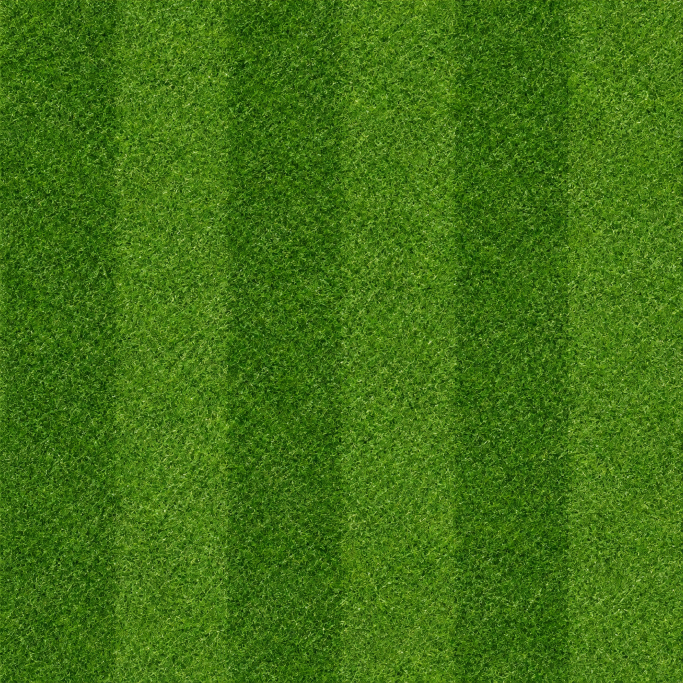
#> input picture assets/pitch/grass_seamless.jpg, 2048 x 2048 px, found by its file name (shown at 1/3 size); its folder holds 7 pictures in this run
$ python build_pitch_patterns.py
#> lines starting #> are read from the running program, lines starting #| are printed output that depends on the picture
from PIL import Image, ImageFilter
import numpy as np
import os

W, H = 2048, 2048
OUT_DIR = r"D:\antigravity_projects\soccer_pinball_3d\assets\pitch"

print("[1/5] Loading base textures...")
base_img = Image.open(os.path.join(OUT_DIR, "grass_seamless.jpg"))
#> base_img is the input picture: PIL image 2048x2048 RGB; mean R, G, B 66, 113.1, 21.2
base_arr = np.array(base_img, dtype=np.float32)

# Normalize column stripes from base_arr to get pure unstriped uniform turf
col_mean = base_arr.mean(axis=(0, 2), keepdims=True)
#> col_mean = 2048 values, max 80.96 at index 1785, min 54.04 at index 730, mean 66.77
global_mean = base_arr.mean()
#> global_mean = 66.77
pure_turf = base_arr * (global_mean / (col_mean + 1e-4))
pure_turf = np.clip(pure_turf, 0, 255)

# Tile micro turf 2x across X and 4x across Y for ultra-fine grass blades
tile_x = 2
tile_y = 4
sub_w = W // tile_x
sub_h = H // tile_y
sub_turf = np.array(Image.fromarray(pure_turf.astype(np.uint8)).resize((sub_w, sub_h), Image.Resampling.LANCZOS), dtype=np.float32)
micro_turf = np.tile(sub_turf, (tile_y, tile_x, 1))

# Base normal map
base_norm = np.array(Image.open(os.path.join(OUT_DIR, "grass_normal.jpg")).resize((sub_w, sub_h)), dtype=np.float32)
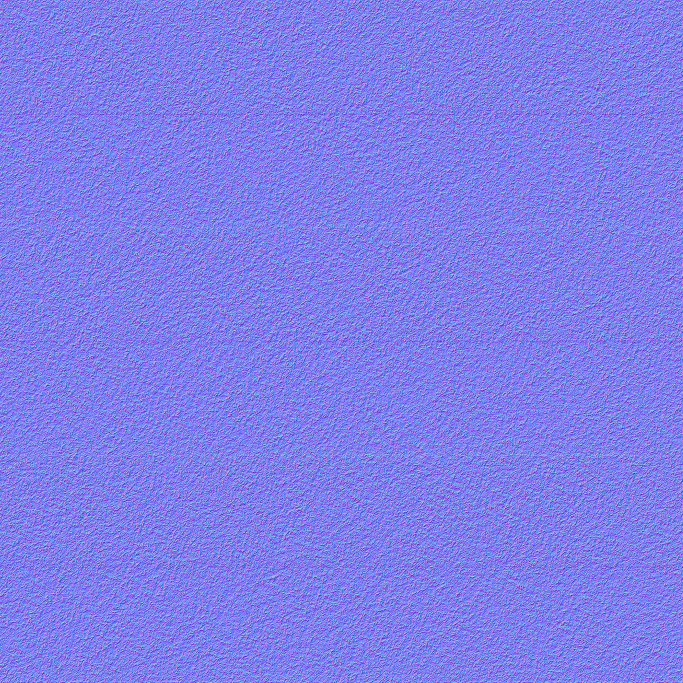
#> input picture assets/pitch/grass_normal.jpg, 2048 x 2048 px, found by its file name (shown at 1/3 size)
micro_norm = np.tile(base_norm, (tile_y, tile_x, 1))
norm_x = (micro_norm[:, :, 0] / 127.5) - 1.0
norm_y = (micro_norm[:, :, 1] / 127.5) - 1.0
norm_z = micro_norm[:, :, 2] / 255.0

# Base roughness
base_rough = np.array(Image.open(os.path.join(OUT_DIR, "grass_roughness.jpg")).resize((sub_w, sub_h)), dtype=np.float32)
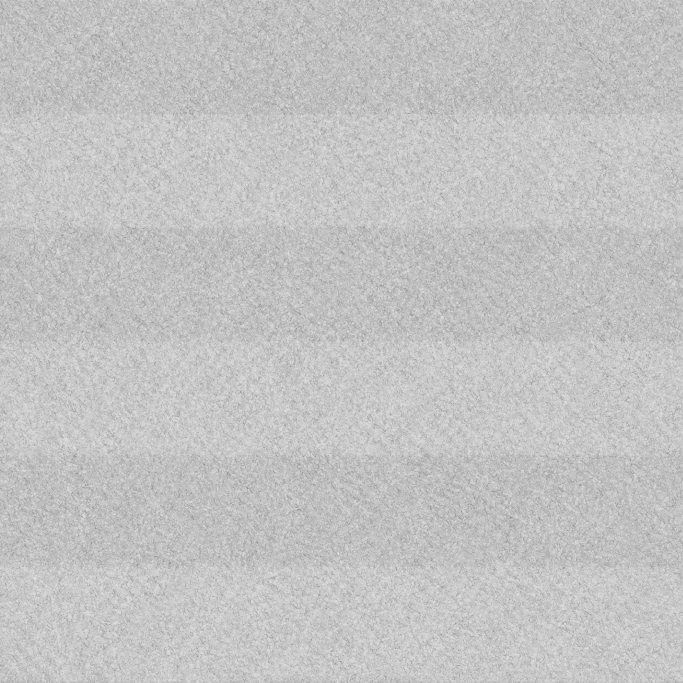
#> input picture assets/pitch/grass_roughness.jpg, 2048 x 2048 px, found by its file name (shown at 1/3 size)
micro_rough = np.tile(base_rough, (tile_y, tile_x))

def build_pbr_set(name, mask, m_x, m_y, r_delta):
#> called with name = 'zebra', mask = array of shape (2048, 1), m_x = array of shape (2048, 1), m_y = array of shape (2048, 1), r_delta = array of shape (2048, 1)
    print(f"Generating {name} PBR textures...")
    # 1. Diffuse (shading modulation: light bands ~1.12, dark bands ~0.88)
    # Mask is [0, 1]
    mod = 0.88 + 0.24 * mask
    diff = np.clip(micro_turf * mod[:, :, None], 0, 255).astype(np.uint8)
    diff_path = os.path.join(OUT_DIR, f"pitch_{name}_diffuse.jpg")
    Image.fromarray(diff).save(diff_path, quality=90)

    # 2. Normal map (blend micro grass bumps with macro mowing slope)
    nx = norm_x + m_x
    ny = norm_y + m_y
    nz = norm_z
    len_inv = 1.0 / np.maximum(1e-4, np.sqrt(nx * nx + ny * ny + nz * nz))
    nx *= len_inv
    ny *= len_inv
    nz *= len_inv

    r_ch = np.clip((nx * 0.5 + 0.5) * 255, 0, 255).astype(np.uint8)
    g_ch = np.clip((ny * 0.5 + 0.5) * 255, 0, 255).astype(np.uint8)
    b_ch = np.clip(nz * 255, 0, 255).astype(np.uint8)
    norm_img = Image.fromarray(np.stack([r_ch, g_ch, b_ch], axis=-1))
    norm_path = os.path.join(OUT_DIR, f"pitch_{name}_normal.jpg")
    norm_img.save(norm_path, quality=90)

    # 3. Roughness map (mown grass varies between 0.60 and 0.75)
    rough = np.clip(micro_rough * (1.0 + r_delta), 0, 255).astype(np.uint8)
    rough_path = os.path.join(OUT_DIR, f"pitch_{name}_roughness.jpg")
    Image.fromarray(rough).save(rough_path, quality=90)

    # 4. Thumbnail (256x256) for UI preview / verification
    thumb_path = os.path.join(OUT_DIR, f"pitch_{name}_thumb.jpg")
    Image.fromarray(diff).resize((256, 256)).save(thumb_path, quality=85)
    print(f"[OK] {name} textures saved successfully.")

# Coordinates in [0, 1]
x_coords = np.linspace(0, 1, W)[None, :]
y_coords = np.linspace(0, 1, H)[:, None]

# --- PATTERN 1: 经典斑马横条纹 (Zebra Stripes - 8 stripes) ---
zebra_wave = np.sin(y_coords * 8 * 2 * np.pi)
zebra_mask = np.tanh(zebra_wave * 4.0) * 0.5 + 0.5
# Directional macro slope: alternating vertical tilt
zebra_my = (zebra_mask - 0.5) * 0.35
zebra_mx = np.zeros_like(zebra_my)
zebra_r_delta = (zebra_mask - 0.5) * 0.18
build_pbr_set("zebra", zebra_mask, zebra_mx, zebra_my, zebra_r_delta)

# --- PATTERN 2: 英超棋盘方格 (Checkerboard - 4 cols x 8 rows) ---
chk_u = np.sin((x_coords - 0.5 / 4) * 4 * 2 * np.pi)
chk_v = np.sin((y_coords - 0.5 / 8) * 8 * 2 * np.pi)
checker_raw = np.logical_xor(chk_u > 0, chk_v > 0).astype(np.float32)
chk_blur = Image.fromarray((checker_raw * 255).astype(np.uint8)).filter(ImageFilter.GaussianBlur(radius=5))
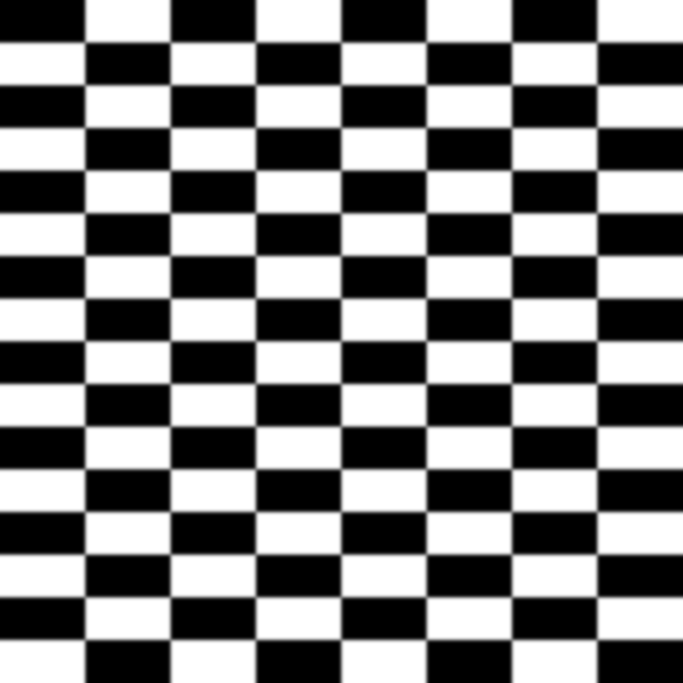
#> chk_blur: PIL image 2048x2048 L (shown at 1/3 size); min 0, max 255, mean 127.5
checker_mask = np.array(chk_blur, dtype=np.float32) / 255.0

# Checker normal: alternating horizontal vs vertical grain
checker_mx = (checker_mask - 0.5) * 0.28
checker_my = (0.5 - checker_mask) * 0.28
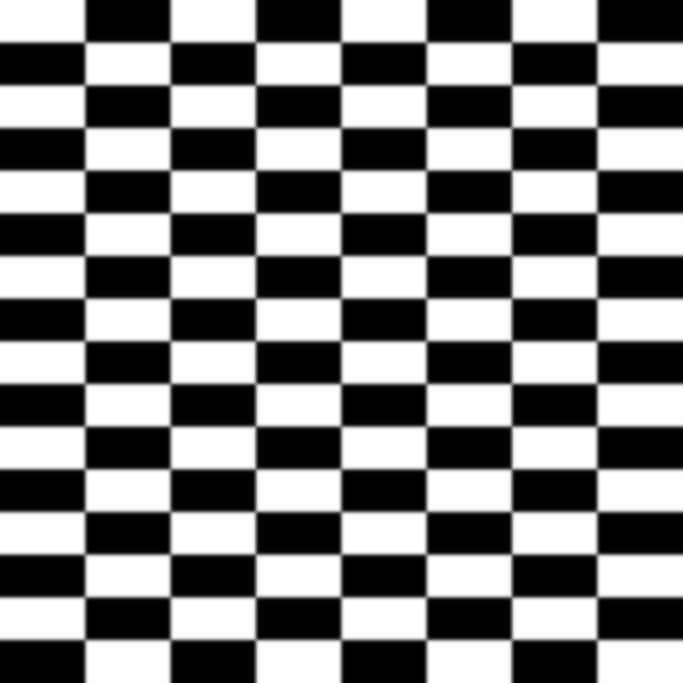
#> checker_my: shape (2048, 2048) float32 (shown at 1/3 size); min -0.14, max 0.14, mean -2.59e-10; drawn with min black and max white
checker_r_delta = (checker_mask - 0.5) * 0.16
build_pbr_set("checker", checker_mask, checker_mx, checker_my, checker_r_delta)
#> call 2 of build_pbr_set, with name = 'checker'
#> in build_pbr_set (call 2), `nx = norm_x + m_x`:
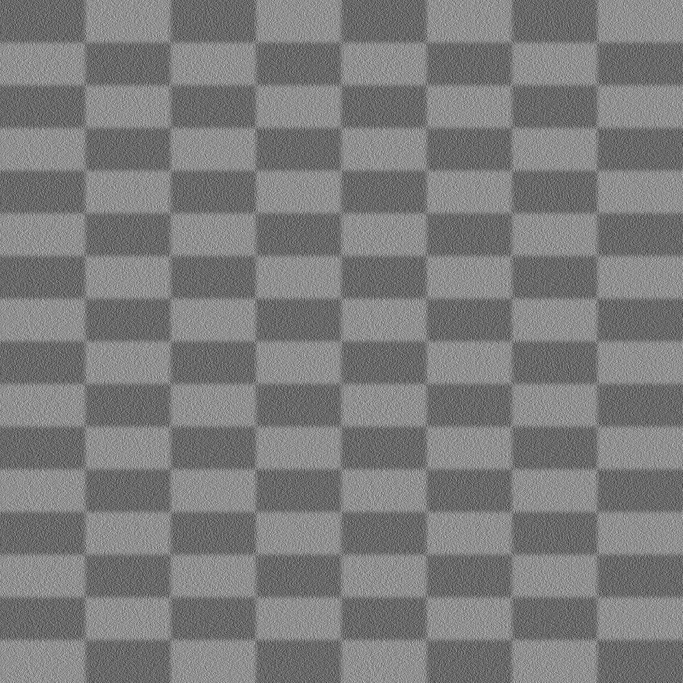
#> nx: shape (2048, 2048) float32 (shown at 1/3 size); min -0.889, max 0.92, mean -0.00416; drawn with min black and max white
#> in build_pbr_set (call 2), `ny = norm_y + m_y`:
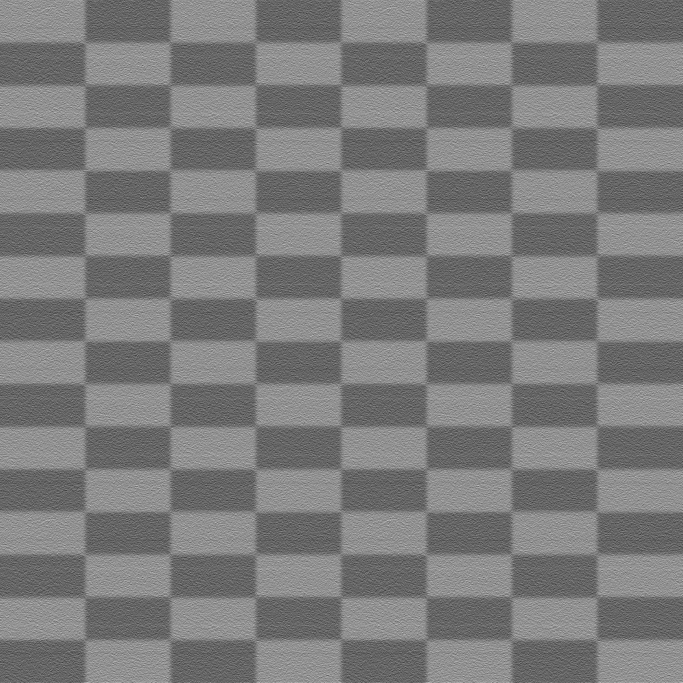
#> ny: shape (2048, 2048) float32 (shown at 1/3 size); min -0.787, max 0.826, mean -0.00361; drawn with min black and max white

# --- PATTERN 3: 大师菱形交织 (Diamond Argyle - Centered Scots Diamond Grid) ---
u_c = x_coords - 0.5
v_c = (y_coords - 0.5) * 2.0 # Aspect ratio 1:2
d1 = (u_c * 4.0 + v_c * 4.0)
d2 = (u_c * 4.0 - v_c * 4.0)
dia_raw = np.logical_xor(np.sin(d1 * np.pi) > 0, np.sin(d2 * np.pi) > 0).astype(np.float32)
dia_blur = Image.fromarray((dia_raw * 255).astype(np.uint8)).filter(ImageFilter.GaussianBlur(radius=5))
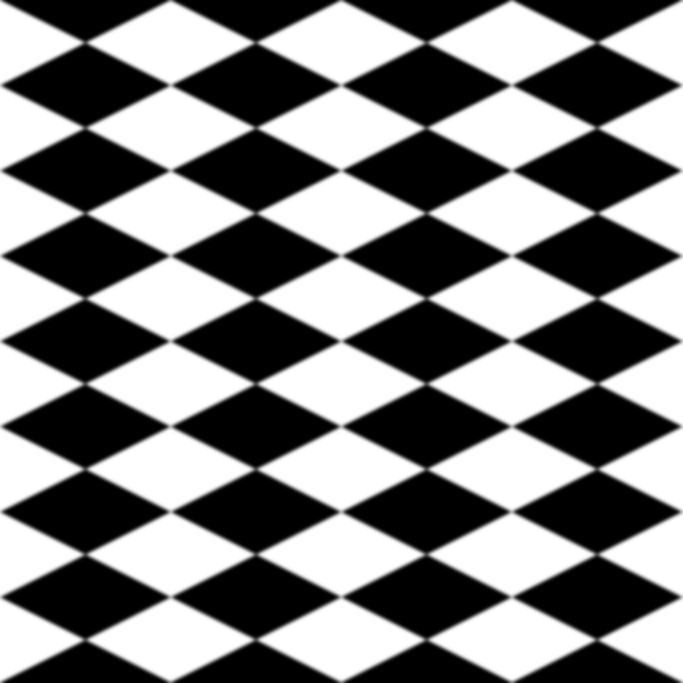
#> dia_blur: PIL image 2048x2048 L (shown at 1/3 size); min 0, max 255, mean 127.5
diamond_mask = np.array(dia_blur, dtype=np.float32) / 255.0

# Diagonal normal tilt: 45 degree alternating slopes
dia_diff = diamond_mask - 0.5
diamond_mx = dia_diff * 0.22
diamond_my = dia_diff * 0.22
diamond_r_delta = dia_diff * 0.16
build_pbr_set("diamond", diamond_mask, diamond_mx, diamond_my, diamond_r_delta)

print("\n[ALL COMPLETE] All 3 PBR grass texture sets generated at 2048x2048!")
